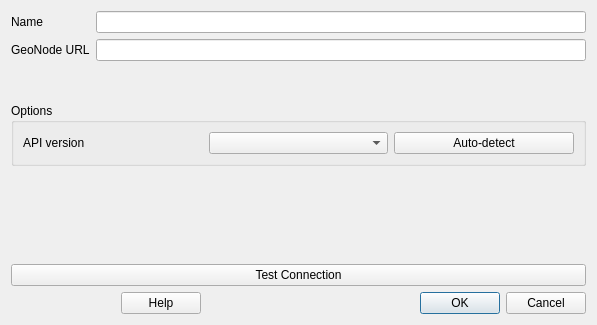
<?xml version="1.0" encoding="UTF-8"?>
<ui version="4.0">
 <class>NewConnectionDialog</class>
 <widget class="QDialog" name="NewConnectionDialog">
  <property name="geometry">
   <rect>
    <x>0</x>
    <y>0</y>
    <width>597</width>
    <height>325</height>
   </rect>
  </property>
  <property name="windowTitle">
   <string>GeoNode Connection Configuration</string>
  </property>
  <layout class="QVBoxLayout" name="verticalLayout_2">
   <item>
    <layout class="QFormLayout" name="formLayout">
     <item row="0" column="0">
      <widget class="QLabel" name="label">
       <property name="text">
        <string>Name</string>
       </property>
      </widget>
     </item>
     <item row="0" column="1">
      <widget class="QLineEdit" name="name_le"/>
     </item>
     <item row="1" column="0">
      <widget class="QLabel" name="label_2">
       <property name="text">
        <string>GeoNode URL</string>
       </property>
      </widget>
     </item>
     <item row="1" column="1">
      <widget class="QLineEdit" name="url_le"/>
     </item>
    </layout>
   </item>
   <item>
    <widget class="QgsAuthConfigSelect" name="authcfg_acs">
     <property name="minimumSize">
      <size>
       <width>0</width>
       <height>30</height>
      </size>
     </property>
    </widget>
   </item>
   <item>
    <widget class="QGroupBox" name="optionGroupBox">
     <property name="title">
      <string>Options</string>
     </property>
     <layout class="QVBoxLayout" name="verticalLayout">
      <item>
       <layout class="QHBoxLayout" name="horizontalLayout">
        <item>
         <widget class="QLabel" name="label_3">
          <property name="text">
           <string>API version</string>
          </property>
         </widget>
        </item>
        <item>
         <widget class="QComboBox" name="api_version_cmb"/>
        </item>
        <item>
         <widget class="QPushButton" name="detect_version_btn">
          <property name="text">
           <string>Auto-detect</string>
          </property>
         </widget>
        </item>
       </layout>
      </item>
     </layout>
    </widget>
   </item>
   <item>
    <spacer name="verticalSpacer">
     <property name="orientation">
      <enum>Qt::Vertical</enum>
     </property>
     <property name="sizeHint" stdset="0">
      <size>
       <width>20</width>
       <height>50</height>
      </size>
     </property>
    </spacer>
   </item>
   <item>
    <widget class="QPushButton" name="test_connection_btn">
     <property name="text">
      <string>Test Connection</string>
     </property>
    </widget>
   </item>
   <item>
    <layout class="QHBoxLayout" name="horizontalLayout_3">
     <item>
      <widget class="QDialogButtonBox" name="buttonBox_2">
       <property name="orientation">
        <enum>Qt::Horizontal</enum>
       </property>
       <property name="standardButtons">
        <set>QDialogButtonBox::Help</set>
       </property>
      </widget>
     </item>
     <item>
      <spacer name="horizontalSpacer">
       <property name="orientation">
        <enum>Qt::Horizontal</enum>
       </property>
       <property name="sizeHint" stdset="0">
        <size>
         <width>40</width>
         <height>20</height>
        </size>
       </property>
      </spacer>
     </item>
     <item>
      <widget class="QDialogButtonBox" name="buttonBox">
       <property name="orientation">
        <enum>Qt::Horizontal</enum>
       </property>
       <property name="standardButtons">
        <set>QDialogButtonBox::Cancel|QDialogButtonBox::Ok</set>
       </property>
      </widget>
     </item>
    </layout>
   </item>
  </layout>
 </widget>
 <customwidgets>
  <customwidget>
   <class>QgsAuthConfigSelect</class>
   <extends>QWidget</extends>
   <header>qgsauthconfigselect.h</header>
  </customwidget>
 </customwidgets>
 <tabstops>
  <tabstop>name_le</tabstop>
  <tabstop>url_le</tabstop>
 </tabstops>
 <resources/>
 <connections>
  <connection>
   <sender>buttonBox</sender>
   <signal>accepted()</signal>
   <receiver>NewConnectionDialog</receiver>
   <slot>accept()</slot>
   <hints>
    <hint type="sourcelabel">
     <x>248</x>
     <y>254</y>
    </hint>
    <hint type="destinationlabel">
     <x>157</x>
     <y>274</y>
    </hint>
   </hints>
  </connection>
  <connection>
   <sender>buttonBox</sender>
   <signal>rejected()</signal>
   <receiver>NewConnectionDialog</receiver>
   <slot>reject()</slot>
   <hints>
    <hint type="sourcelabel">
     <x>316</x>
     <y>260</y>
    </hint>
    <hint type="destinationlabel">
     <x>286</x>
     <y>274</y>
    </hint>
   </hints>
  </connection>
 </connections>
</ui>
